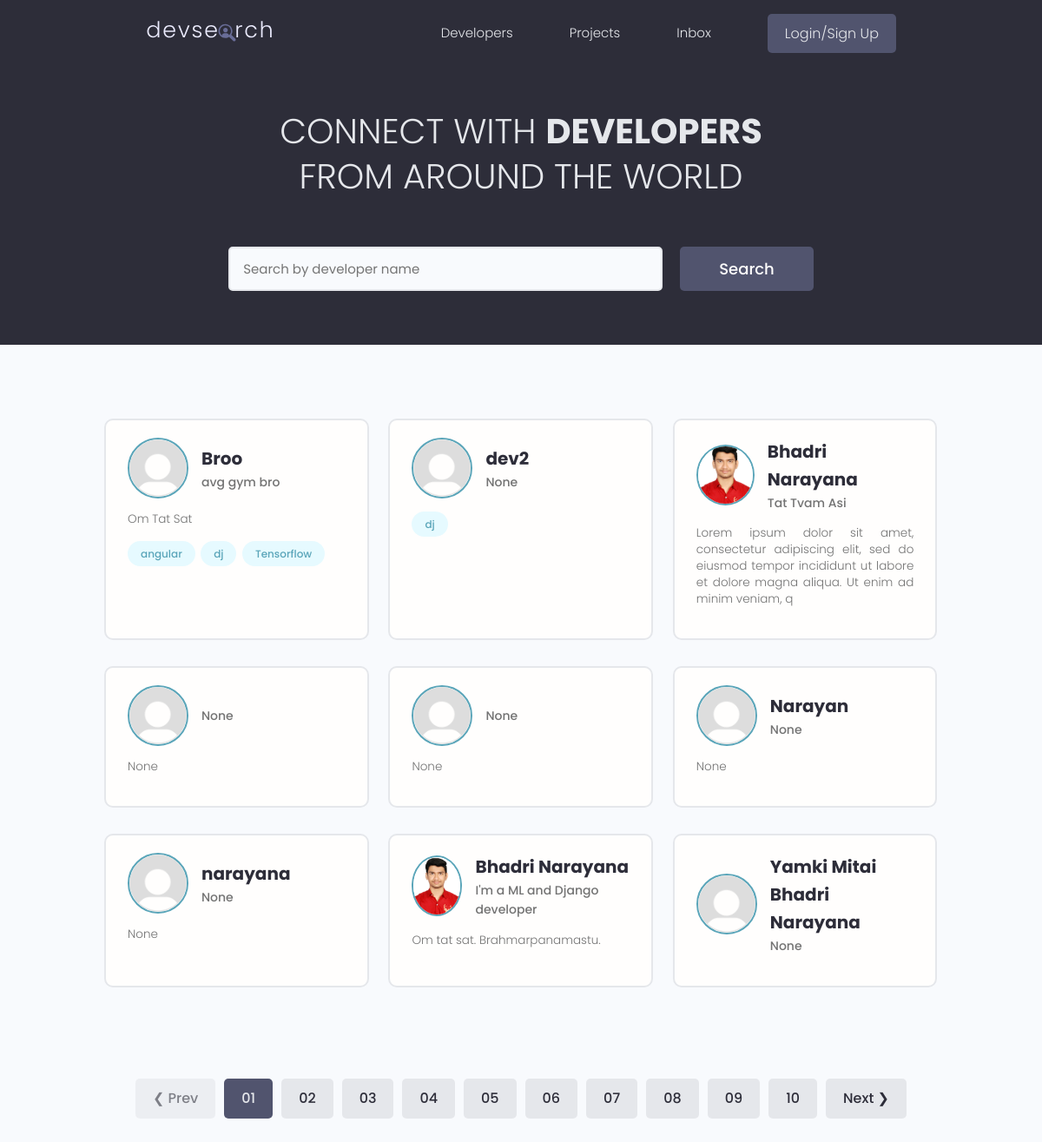
The app's page /, older data.
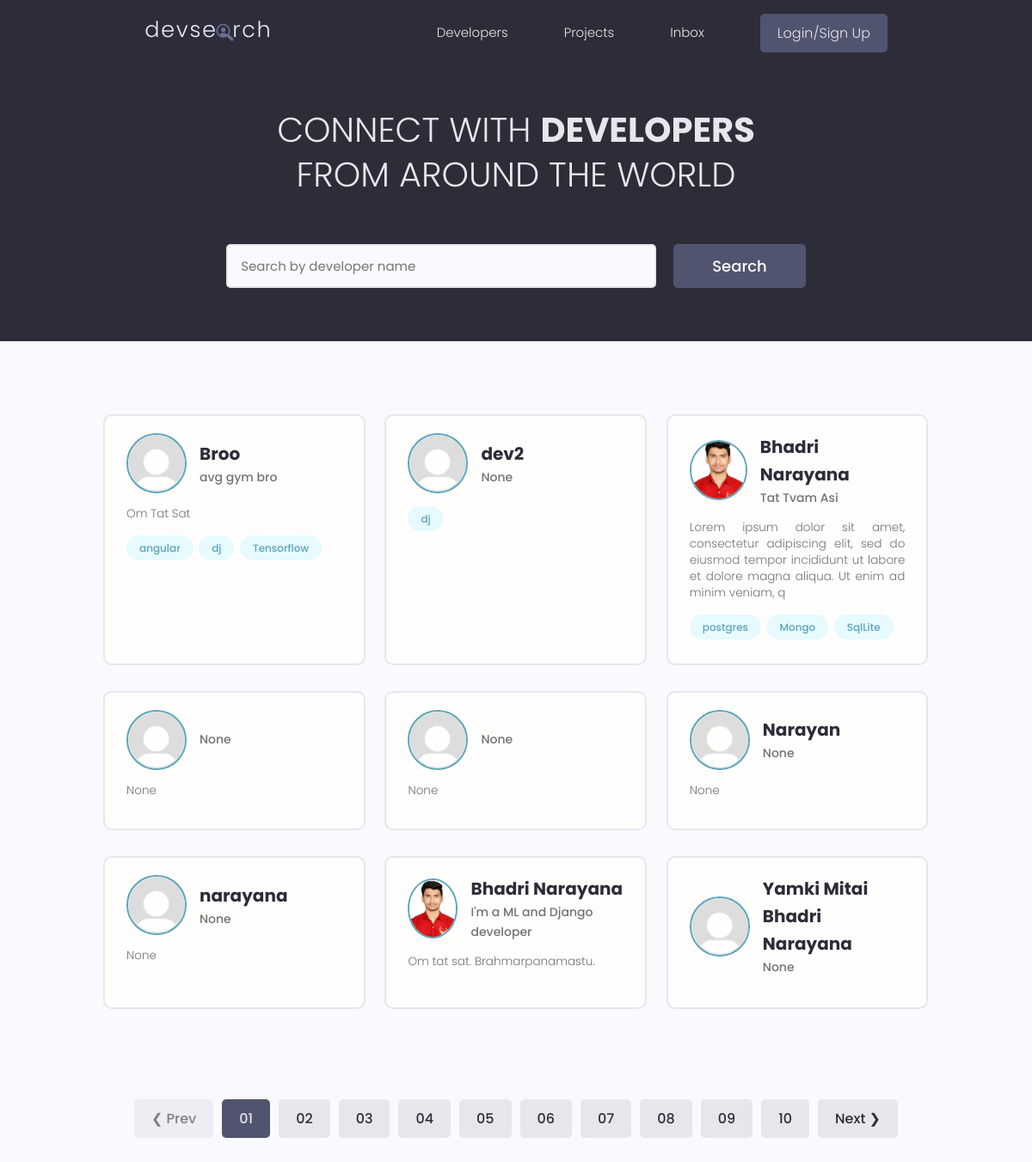
The same page, newer data.
### users/models.py (models this page shows, shortened)
class Profile(models.Model):
    user = models.OneToOneField(User, on_delete = models.CASCADE, null = True, blank = True)
    name = models.CharField(max_length = 200, blank = True, null = True)
    username = models.CharField(unique = True, max_length=200, blank = True, null = True)
    location = models.CharField(max_length=200, blank = True, null = True)
    email = models.EmailField(max_length = 500, blank = True, null = True)
    short_intro = models.CharField(max_length = 200, blank = True, null = True)
    bio = models.TextField(blank = True, null = True)
    profile_image = models.ImageField(null = True, blank = True, upload_to = 'profiles/', default="profiles/default.png")
    social_github = models.CharField(max_length = 200, blank=True, null = True)
    social_twitter = models.CharField(max_length = 200, blank=True, null = True)
    social_linkedin = models.CharField(max_length = 200, blank=True, null = True)
    social_youtube = models.CharField(max_length = 200, blank=True, null = True)
    social_website = models.CharField(max_length = 200, blank=True, null = True)
    created = models.DateTimeField(auto_now_add=True)
    id = models.UUIDField(default = uuid.uuid4, primary_key=True, unique=True, editable=False)

class Skill(models.Model):
    owner = models.ForeignKey(Profile, on_delete=models.CASCADE, null = True, blank = True)
    name = models.CharField(max_length=200, blank= True, null = True)
    description = models.TextField(null = True, blank = True)
    created = models.DateTimeField(auto_now_add=True)
    id = models.UUIDField(default=uuid.uuid4, unique=True,primary_key=True, editable=False)

### users/views.py (the view)
# urls.py: path('', views.profiles, name = 'profiles'),
def profiles(request):
    profiles = Profile.objects.all()
    return render(request, 'users/profiles.html', {'profiles':profiles})

### users/templates/users/profiles.html (shortened to what this page needs)
{% extends 'main.html' %}
{% block content %}
<main class="home">
    <section class="hero-section text-center">
      <div class="container container--narrow">
        <div class="hero-section__box">
          <h2>CONNECT WITH <span>DEVELOPERS</span></h2>
          <h2>FROM AROUND THE WORLD</h2>
        </div>
        <div class="hero-section__search">
          <form class="form" action="#" method="get">
            <div class="form__field">
              <input class="input input--text" id="formInput#search" type="text" name="text"
                placeholder="Search by developer name" />
            </div>
            <input class="btn btn--sub btn--lg" type="submit" value="Search" />
          </form>
        </div>
      </div>
    </section>
    <section class="devlist">
      <div class="container">
        <div class="grid grid--three">
            {% for profile in  profiles%}
          <div class="column card">
            <div class="dev">
              <a href="{% url 'profile' profile.id %}" class="card__body">
                <div class="dev__profile">
                  <img class="avatar avatar--md" src="{{profile.profile_image.url}}" alt="image" />
                  <div class="dev__meta">
                    <h3>{{profile.name}}</h3>
                    <h5>{{profile.short_intro|slice:"60"}}</h5>
                  </div>
                </div>
                <p class="dev__info">
                  {{profile.bio| slice:"150"}}
                </p>
                <div class="dev__skills">
                 {% for skill in  profile.skill_set.all|slice:"5"%}
                  <span class="tag tag--pill tag--main">
                    <small>{{skill.name}}</small>
                  </span>
                  {% endfor %}
                </div>
              </a>
            </div>
          </div>
          {% endfor %}
        </div>
      </div>
    </section>
    <div class="pagination">
      <ul class="container">
        <li><a href="#" class="btn btn--disabled">&#10094; Prev</a></li>
        <li><a href="#" class="btn btn--sub">01</a></li>
        <li><a href="#" class="btn">02</a></li>
        <li><a href="#" class="btn">03</a></li>
        <li><a href="#" class="btn">04</a></li>
        <li><a href="#" class="btn">05</a></li>
        <li><a href="#" class="btn">06</a></li>
        <li><a href="#" class="btn">07</a></li>
        <li><a href="#" class="btn">08</a></li>
        <li><a href="#" class="btn">09</a></li>
        <li><a href="#" class="btn">10</a></li>
        <li><a href="#" class="btn">Next &#10095;</a></li>
      </ul>
    </div>
  </main>
{% endblock content %}

Row changes from the older to the newer data that the page shows:
added Skill: name "postgres", shown under Profile "Tat Tvam Asi"
added Skill: name "Mongo", shown under Profile "Tat Tvam Asi"
added Skill: name "SqlLite", shown under Profile "Tat Tvam Asi"
